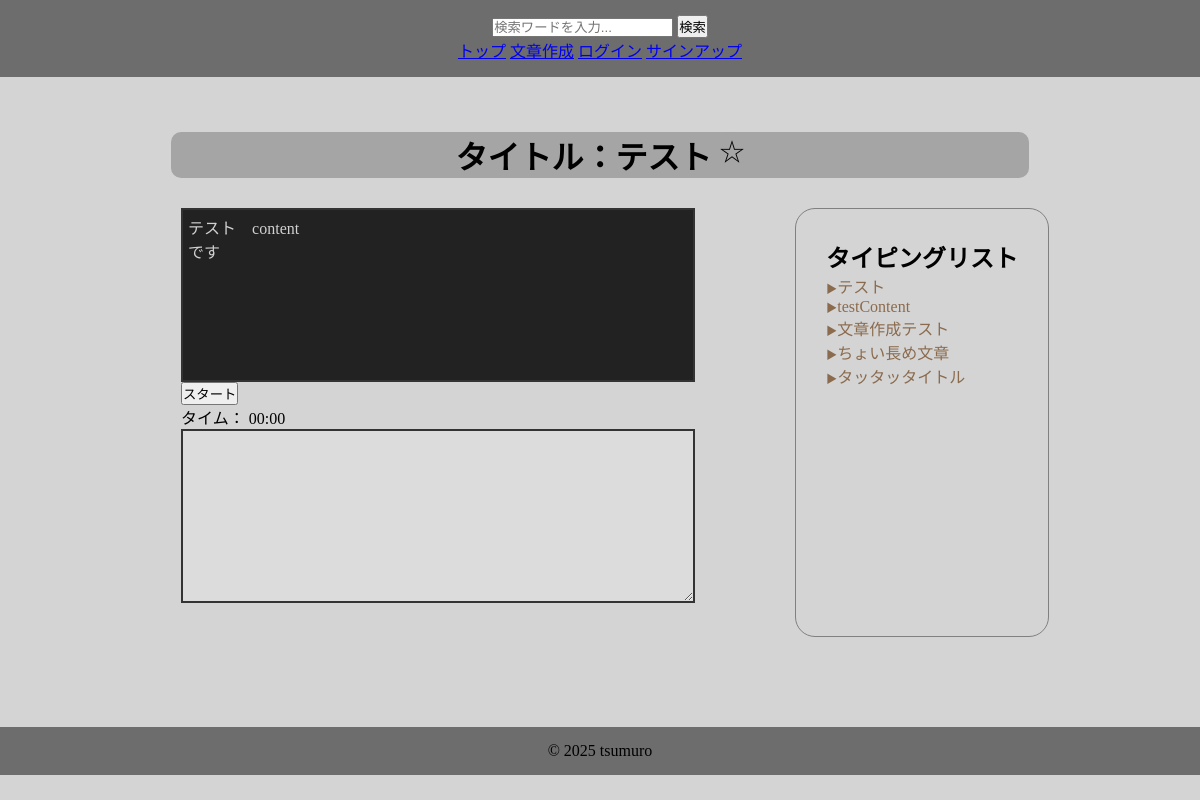
The app's page /1/, older data.
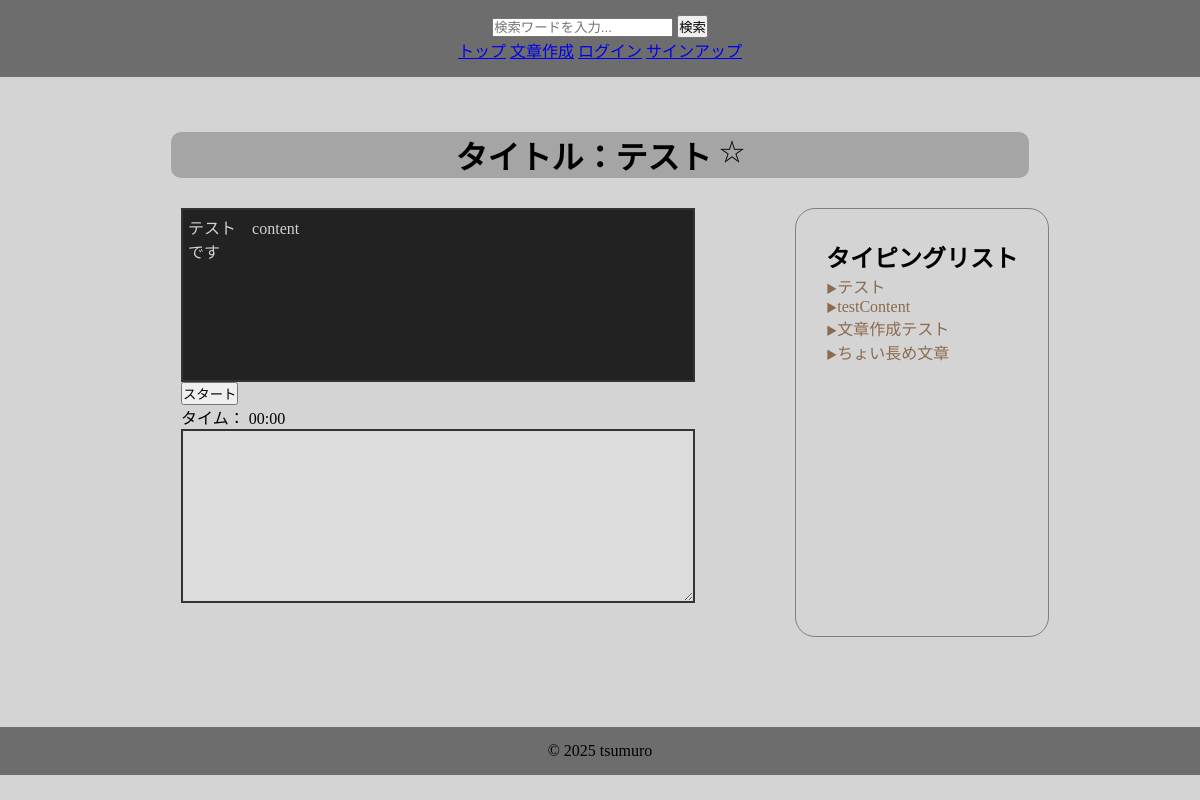
The same page, newer data.
### contentapp/models.py (models this page shows, shortened)
class Content(models.Model):
    user = models.ForeignKey(
        settings.AUTH_USER_MODEL,
        on_delete=models.SET_NULL,
        null=True,
        blank=True
    )
    title = models.CharField(max_length=30, unique=True)
    sentence = models.TextField()
    is_public = models.BooleanField(default=True)
    created_at = models.DateTimeField(auto_now_add=True)

### typingapp/views.py (the view, shortened to what this page needs)
# urls.py: path('<int:pk>/', views.IndexView.as_view(), name='typing'),
class IndexView(generic.DetailView):
    model = Content
    template_name = "index.html"
    context_object_name = "content_object"
    def get_object(self, queryset=None):
        pk = self.kwargs.get("pk", 1)
        return Content.objects.get(pk=pk)
    def get_context_data(self, **kwargs):
        context = super().get_context_data(**kwargs)
        pk = self.kwargs['pk']
        content = Content.objects.get(pk=pk)
        if self.request.user.is_authenticated:
            is_favorite = Favorite.objects.filter(user=self.request.user, title=content).exists()
        else:
            is_favorite = False
        context['is_favorite'] = is_favorite
        context['content_list'] = Content.objects.filter(is_public=True)
        return context

### typingapp/templates/index.html (shortened to what this page needs)
{% extends "base.html" %}
{% load static %}
{% block contents %}
<div id="title">
    <form method="POST">
        <h1>タイトル：{{ content_object.title }}
            {% if is_favorite %}
            <input type="hidden" name="action" value="delete_favorite">
            <button id="favorite-button" type="submit">★</button>
            {% else %}
            <button id="favorite-button" type="submit">☆</button>
            {% endif %}
        </h1>
    </form>
</div>
<div class="index-content">
    <div class="typing-content">
        <div id="target-sentence">{{ content_object.sentence }}</div>
        <br>
        <button id="start-button">スタート</button>
        <div id="timer">タイム： 00:00</div>
        <textarea id="typing-input" disabled></textarea>
    </div>
    <div class="content-list">
        <h2>タイピングリスト</h2>
        {% for content in content_list %}
        <li><a href="{% url "typingapp:typing" content.pk %}">{{ content.title }}</a></li>
        {% endfor %}
    </div>
</div>
{% endblock  %}

Row changes from the older to the newer data that the page shows:
no longer on this page (row edited): Content: title "タッタッタイトル"
